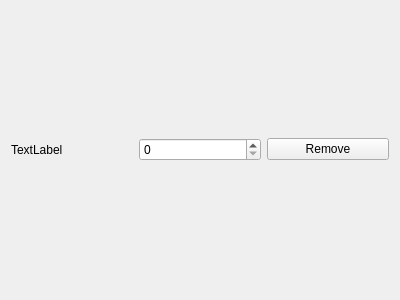
<?xml version="1.0" encoding="UTF-8"?>
<ui version="4.0">
 <class>ModuleConfiguration</class>
 <widget class="QWidget" name="ModuleConfiguration">
  <property name="geometry">
   <rect>
    <x>0</x>
    <y>0</y>
    <width>400</width>
    <height>300</height>
   </rect>
  </property>
  <property name="windowTitle">
   <string>ModuleConfiguration</string>
  </property>
  <layout class="QGridLayout" name="gridLayout">
   <item row="0" column="0">
    <widget class="QLabel" name="name_label">
     <property name="text">
      <string>TextLabel</string>
     </property>
    </widget>
   </item>
   <item row="0" column="3">
    <widget class="QPushButton" name="remove_button">
     <property name="text">
      <string>Remove</string>
     </property>
    </widget>
   </item>
   <item row="0" column="2">
    <widget class="QSpinBox" name="quantity"/>
   </item>
  </layout>
 </widget>
 <resources/>
 <connections/>
</ui>
